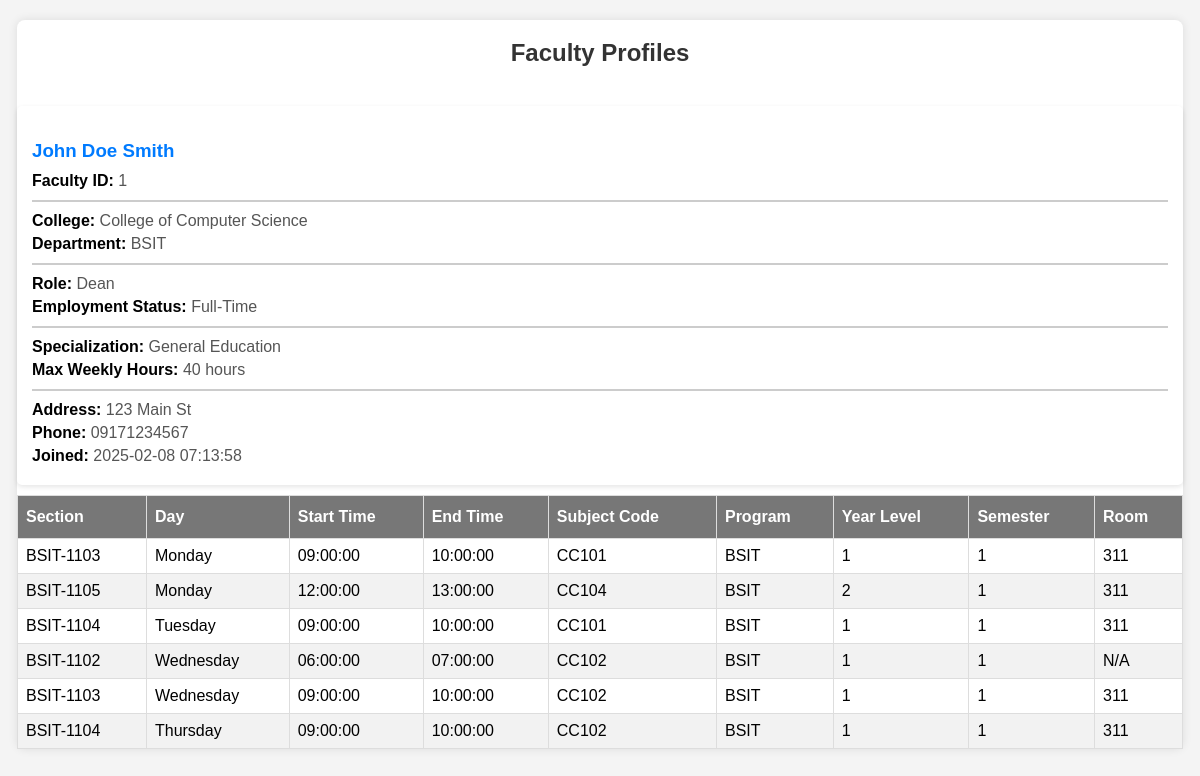
/frame/info.php?id=1, run on the app's committed database.
### tables this page shows
CREATE TABLE `faculty` (
  `faculty_id` int(11) NOT NULL,
  `firstname` varchar(50) NOT NULL,
  `middlename` varchar(50) DEFAULT NULL,
  `lastname` varchar(50) NOT NULL,
  `college` varchar(100) DEFAULT NULL,
  `employment_status` enum('Full-Time','Part-Time') DEFAULT 'Full-Time',
  `address` text DEFAULT NULL,
  `phone_no` varchar(20) NOT NULL,
  `departmentID` varchar(50) DEFAULT NULL,
  `role` enum('Dean','Department Head','Instructor') DEFAULT NULL,
  `master_specialization` varchar(255) DEFAULT NULL,
  `created_at` timestamp NOT NULL DEFAULT current_timestamp(),
  `max_weekly_hours` int(11) DEFAULT 18,
  `availability` text NOT NULL,
  `start_time` time NOT NULL,
  `end_time` time NOT NULL
);

CREATE TABLE `schedules` (
  `schedule_id` int(11) NOT NULL,
  `faculty_id` int(11) NOT NULL,
  `subject_code` varchar(50) NOT NULL,
  `section_id` int(11) NOT NULL,
  `day_of_week` enum('Monday','Tuesday','Wednesday','Thursday','Friday','Saturday','Sunday') NOT NULL,
  `time_slot` varchar(255) NOT NULL,
  `is_checked` tinyint(1) DEFAULT 0,
  `course_id` int(255) DEFAULT NULL,
  `room_id` varchar(255) DEFAULT NULL,
  `department` varchar(35) DEFAULT NULL,
  `year_level` varchar(35) DEFAULT NULL,
  `semester` varchar(10) DEFAULT NULL,
  `start_time` time NOT NULL,
  `end_time` time NOT NULL
);

CREATE TABLE `sections` (
  `section_id` int(11) NOT NULL,
  `program_code` varchar(50) NOT NULL,
  `year_level` int(11) NOT NULL,
  `section_name` varchar(10) NOT NULL,
  `semester` varchar(255) DEFAULT NULL,
  `start_time` time DEFAULT NULL,
  `end_time` time DEFAULT NULL
);

CREATE TABLE `rooms` (
  `room_id` int(11) NOT NULL,
  `building` varchar(100) NOT NULL,
  `room_no` varchar(50) NOT NULL,
  `room_type` enum('Lecture','Computer Lab') NOT NULL,
  `capacity` int(11) NOT NULL
);

### frame/info.php (the view, shortened to what this page needs)
<?php
include_once("../connections/connection.php");
    $sql = "SELECT * FROM `faculty` WHERE `faculty_id` = ?";
    $stmt = $pdo->prepare($sql);
    $stmt->execute([$_GET['id']]);
    $result = $stmt->fetch();
    if ($result !== false) {
        $row = $result;
    } else {
        $row = [];
    }
    try {
        $stmt = $conn->prepare("
            SELECT section.section_name,
                   CONCAT(f.firstname, ' ', f.lastname) AS teacher,
                   sched.*, f.*,
                   section.program_code,
                   section.year_level,
                   sched.end_time,
                sched.start_time,
                section.semester,
                r.room_no
            FROM faculty f
            LEFT JOIN schedules sched ON f.faculty_id = sched.faculty_id
            LEFT JOIN sections section ON section.section_id = sched.section_id
            LEFT JOIN room_assignments ra ON ra.section_id = section.section_id
            AND ra.subject_code = sched.subject_code
            AND ra.day_of_week = sched.day_of_week
            AND ra.start_time = sched.start_time
            LEFT JOIN rooms r ON ra.room_id = r.room_id
            WHERE f.faculty_id = :faculty_id
        ");
        $stmt->bindParam(':faculty_id', $_GET['id']);
        $stmt->execute();
        $schedules = $stmt->fetchAll(PDO::FETCH_ASSOC);
    } catch (PDOException $e) {
        echo "db_error: " . $e->getMessage();
    }
?>
<!DOCTYPE html>
<html lang="en">
<head>
</head>
<body>
<div class="container">
    <h2>Faculty Profiles</h2>
    <?php if (count($row) > 0): ?>
        <div class="profile-card">
            <h3><?php echo htmlspecialchars($row['firstname'] . " " . $row['middlename'] . " " . $row['lastname']); ?></h3>
            <p><strong>Faculty ID:</strong> <?php echo htmlspecialchars($row['faculty_id']); ?></p>
            <div class="line"></div>
            <p><strong>College:</strong> <?php echo htmlspecialchars($row['college']); ?></p>
            <p><strong>Department:</strong> <?php echo htmlspecialchars($row['departmentID']); ?></p>
            <div class="line"></div>
            <p><strong>Role:</strong> <?php echo htmlspecialchars($row['role']); ?></p>
            <p><strong>Employment Status:</strong> <?php echo htmlspecialchars($row['employment_status']); ?></p>
            <div class="line"></div>
            <p><strong>Specialization:</strong> <?php echo htmlspecialchars($row['master_specialization']); ?></p>
            <p><strong>Max Weekly Hours:</strong> <?php echo htmlspecialchars($row['max_weekly_hours']); ?> hours</p>
            <div class="line"></div>
            <p><strong>Address:</strong> <?php echo htmlspecialchars($row['address']); ?></p>
            <p><strong>Phone:</strong> <?php echo htmlspecialchars($row['phone_no']); ?></p>
            <p><strong>Joined:</strong> <?php echo htmlspecialchars($row['created_at']); ?></p>
        </div>
    <?php else: ?>
        <p>No faculty records found.</p>
    <?php endif; ?>
    <table class="table-info">
        <thead>
            <tr>
                <th>Section</th>
                <th>Day</th>
                <th>Start Time</th>
                <th>End Time</th>
                <th>Subject Code</th>
                <th>Program</th>
                <th>Year Level</th>
                <th>Semester</th>
                <th>Room</th>
            </tr>
        </thead>
        <tbody>
            <?php if (!empty($schedules) && $schedules[0]['subject_code'] !== null): ?>
                <?php foreach ($schedules as $schedule): ?>
                    <tr>
                        <td><?php echo htmlspecialchars($schedule['section_name'] ?? 'N/A'); ?></td>
                        <td><?php echo htmlspecialchars($schedule['day_of_week'] ?? 'N/A'); ?></td>
                        <td><?php echo htmlspecialchars($schedule['start_time'] ?? 'N/A'); ?></td>
                        <td><?php echo htmlspecialchars($schedule['end_time'] ?? 'N/A'); ?></td>
                        <td><?php echo htmlspecialchars($schedule['subject_code'] ?? 'N/A'); ?></td>
                        <td><?php echo htmlspecialchars($schedule['program_code'] ?? 'N/A'); ?></td>
                        <td><?php echo htmlspecialchars($schedule['year_level'] ?? 'N/A'); ?></td>
                        <td><?php echo htmlspecialchars($schedule['semester'] ?? 'N/A'); ?></td>
                        <td><?php echo htmlspecialchars($schedule['room_no'] ?? 'N/A'); ?></td>
                    </tr>
                <?php endforeach; ?>
            <?php else: ?>
                <tr>
                    <td colspan="8" class="text-center text-danger">No schedule yet.</td>
                </tr>
            <?php endif; ?>
        </tbody>
    </table>
</div>
</body>
</html>

### frame/info.php (style rules this page uses)
body { font-family: Arial, sans-serif; background-color: #f4f4f4; margin: 17px; padding: 0px; }
.container { width: 100%; margin: auto; background: white; padding: inherit; border-radius: 8px; box-shadow: 0 0 10px rgba(0, 0, 0, 0.1); }
h2 { text-align: center; color: #333; padding: 19px 0; }
.profile-card { background: #ffffff; padding: 15px; margin: 10px 0; border-radius: 5px; box-shadow: 0px 2px 5px rgba(0, 0, 0, 0.1); }
.profile-card h3 { color: #007bff; margin-bottom: 10px; }
.profile-card p { margin: 5px 0; color: #555; }
.profile-card strong { color: #000; }
.profile-card .line { border-bottom: 2px solid #ccc; margin: 10px 0; }
.table-info { border-collapse: collapse; width: 100%; }
.table-info td, .table-info th { border: 1px solid #ddd; padding: 8px; }
.table-info tr:nth-child(even) { background-color: #f2f2f2; }
.table-info th { padding-top: 12px; padding-bottom: 12px; text-align: left; background-color: #777777; color: white; }

### data on the page
faculty: firstname+middlename+lastname "John Doe Smith", faculty_id "1", college "College of Computer Science", departmentID "BSIT", role "Dean", employment_status "Full-Time", master_specialization "General Education", max_weekly_hours "40", address "123 Main St", phone_no "09171234567", created_at "2025-02-08 07:13:58"
schedules: section.section_name "BSIT-1103", day_of_week "Monday", start_time "09:00:00", end_time "10:00:00", subject_code "CC101", section.program_code "BSIT", section.year_level "1", section.semester "1", rooms.room_no "311"
schedules: section.section_name "BSIT-1105", day_of_week "Monday", start_time "12:00:00", end_time "13:00:00", subject_code "CC104", section.program_code "BSIT", section.year_level "2", section.semester "1", rooms.room_no "311"
schedules: section.section_name "BSIT-1104", day_of_week "Tuesday", start_time "09:00:00", end_time "10:00:00", subject_code "CC101", section.program_code "BSIT", section.year_level "1", section.semester "1", rooms.room_no "311"
schedules: section.section_name "BSIT-1102", day_of_week "Wednesday", start_time "06:00:00", end_time "07:00:00", subject_code "CC102", section.program_code "BSIT", section.year_level "1", section.semester "1", room_no "N/A"
schedules: section.section_name "BSIT-1103", day_of_week "Wednesday", start_time "09:00:00", end_time "10:00:00", subject_code "CC102", section.program_code "BSIT", section.year_level "1", section.semester "1", rooms.room_no "311"
schedules: section.section_name "BSIT-1104", day_of_week "Thursday", start_time "09:00:00", end_time "10:00:00", subject_code "CC102", section.program_code "BSIT", section.year_level "1", section.semester "1", rooms.room_no "311"
